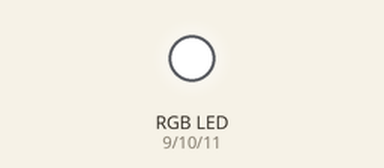
This sketch was run on a simulated Arduino Uno, built with avr-gcc and run on an emulated ATmega328P. Parts: an RGB LED mixed from three pins (HIGH = lit). What the sketch prints to the serial monitor is not drawn.

Above: at 0.1 s.
Timing chart, 0 to 1.6 s (numbered marks = the images above):
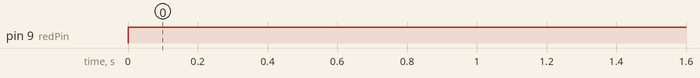

The sketch:

e6_rgb_led_control.ino
```cpp
/*control a RGB Led via arduino using PytHon GUI
Note: Disconnect from Python IDE before uploading this sketch to your arduino
Based on your RGB LED config, connect cathode or anode accordingly to +5V or Gnd
*/

//Declare variables
int incomingByte = 0; // for incoming serial data
String myString;
long myStringInt = 0;

//Set RGB led pins. Mke sure its connected to PWM pins of arduino
int redPin   = 9; //Red led connected to arduino PWM pin
int greenPin = 10; //green led connected to arduino PWM pin
int bluePin  = 11; //blue led connected to arduino PWM pin

//Setup your baudrate & arduino pins
void setup()
{
  pinMode(redPin,   OUTPUT);
  pinMode(greenPin, OUTPUT);
  pinMode(bluePin,  OUTPUT);
  Serial.begin(9600);
  Serial.setTimeout(10);  // improves the serial response time

  //set initial color of your LED to red
  analogWrite(redPin, 0);
  analogWrite(greenPin, 255);
  analogWrite(bluePin, 255);
}

void loop()
{

  myString = getSerial(); //get serial functions gets the data from python

  if (myString.startsWith("#"))
  {
    String value;
    myString.remove(0, 1);      // removes "#" to only have the numbers
    Serial.println(myString);   // print this value for cross-checking
    char charbuf[8];
    myString.toCharArray(charbuf,8);
    long int rgb= strtol(charbuf,0,16); //=>rgb=0x001234FE;

    //Convert values for red, green, blue from hex value
    byte r=(byte)(rgb>>16);
    byte g=(byte)(rgb>>8);
    byte b=(byte)(rgb);

    //Set your RGB led to respective analog value
    Serial.println(r); // print this value for cross-checking
    Serial.println(g); // print this value for cross-checking
    Serial.println(b); // print this value for cross-checking

    //As LED's are connected to PWM pins, you need to subtract from 255
    // (255, 0, 0) --> RED color is mapped --> (0,255,255) for PWM pins
    analogWrite(redPin, 255-r); //Subtract value from 255 as its PWM pin
    analogWrite(greenPin, 255-g);
    analogWrite(bluePin, 255-b);
  }
}

//function to get data from python
String getSerial()
{
  String a;
  while (Serial.available())
  {
    a = Serial.readString();
    Serial.println(a);
    return (a);
  }
}
```

Measured:
- by itself, pin 9 (redPin): LOW → HIGH at 0.00 s
